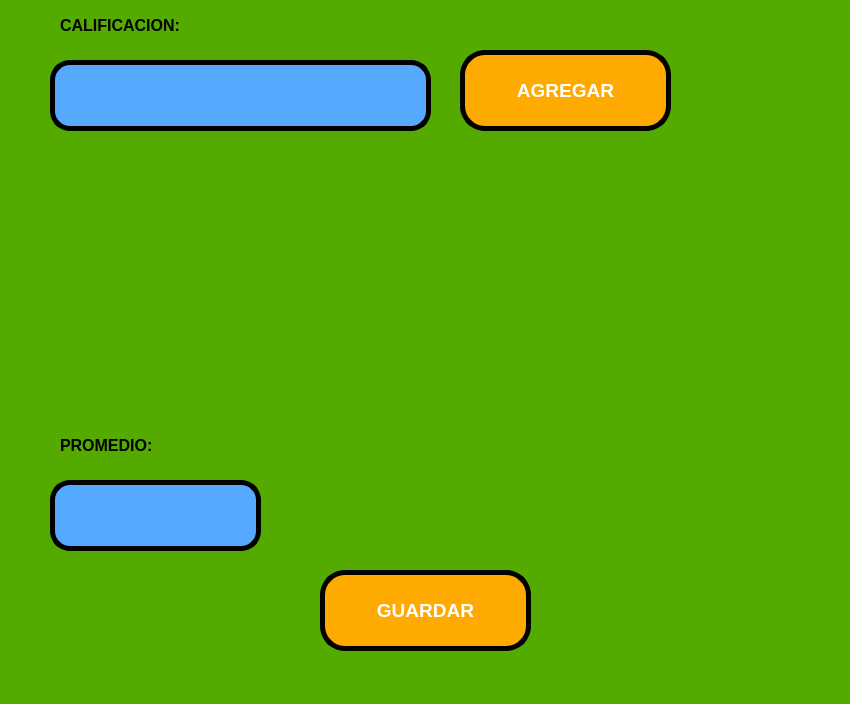
<?xml version="1.0" encoding="UTF-8"?>
<ui version="4.0">
 <class>MainWindow</class>
 <widget class="QMainWindow" name="MainWindow">
  <property name="geometry">
   <rect>
    <x>0</x>
    <y>0</y>
    <width>850</width>
    <height>704</height>
   </rect>
  </property>
  <property name="windowTitle">
   <string>MainWindow</string>
  </property>
  <property name="styleSheet">
   <string notr="true">background-color: rgb(85, 170, 0);</string>
  </property>
  <widget class="QWidget" name="centralwidget">
   <widget class="QPushButton" name="btn_Agregar">
    <property name="geometry">
     <rect>
      <x>460</x>
      <y>50</y>
      <width>211</width>
      <height>81</height>
     </rect>
    </property>
    <property name="font">
     <font>
      <pointsize>14</pointsize>
      <weight>75</weight>
      <bold>true</bold>
     </font>
    </property>
    <property name="layoutDirection">
     <enum>Qt::LeftToRight</enum>
    </property>
    <property name="styleSheet">
     <string notr="true">background-color: rgb(170, 85, 255);
background-color: rgb(255, 170, 0);
color: rgb(255, 255, 255);
border-radius: 25px;
border:  5px solid black;</string>
    </property>
    <property name="text">
     <string>AGREGAR</string>
    </property>
   </widget>
   <widget class="QLabel" name="label">
    <property name="geometry">
     <rect>
      <x>60</x>
      <y>0</y>
      <width>201</width>
      <height>51</height>
     </rect>
    </property>
    <property name="text">
     <string>&lt;html&gt;&lt;head/&gt;&lt;body&gt;&lt;p&gt;&lt;span style=&quot; font-size:12pt; font-weight:600;&quot;&gt;CALIFICACION:&lt;/span&gt;&lt;/p&gt;&lt;/body&gt;&lt;/html&gt;</string>
    </property>
   </widget>
   <widget class="QLineEdit" name="txt_Calif">
    <property name="geometry">
     <rect>
      <x>50</x>
      <y>60</y>
      <width>381</width>
      <height>71</height>
     </rect>
    </property>
    <property name="layoutDirection">
     <enum>Qt::LeftToRight</enum>
    </property>
    <property name="styleSheet">
     <string notr="true">background-color: rgb(85, 170, 255);
border-radius:20px;
border:  5px solid black;</string>
    </property>
    <property name="text">
     <string/>
    </property>
    <property name="alignment">
     <set>Qt::AlignCenter</set>
    </property>
   </widget>
   <widget class="QLineEdit" name="txt_Promedio">
    <property name="geometry">
     <rect>
      <x>50</x>
      <y>480</y>
      <width>211</width>
      <height>71</height>
     </rect>
    </property>
    <property name="layoutDirection">
     <enum>Qt::LeftToRight</enum>
    </property>
    <property name="styleSheet">
     <string notr="true">background-color: rgb(85, 170, 255);
border-radius:20px;
border:  5px solid black;</string>
    </property>
    <property name="text">
     <string/>
    </property>
    <property name="alignment">
     <set>Qt::AlignCenter</set>
    </property>
   </widget>
   <widget class="QLabel" name="label_4">
    <property name="geometry">
     <rect>
      <x>60</x>
      <y>420</y>
      <width>221</width>
      <height>51</height>
     </rect>
    </property>
    <property name="text">
     <string>&lt;html&gt;&lt;head/&gt;&lt;body&gt;&lt;p&gt;&lt;span style=&quot; font-size:12pt; font-weight:600;&quot;&gt;PROMEDIO:&lt;/span&gt;&lt;/p&gt;&lt;/body&gt;&lt;/html&gt;</string>
    </property>
   </widget>
   <widget class="QPushButton" name="btn_Guardar">
    <property name="geometry">
     <rect>
      <x>320</x>
      <y>570</y>
      <width>211</width>
      <height>81</height>
     </rect>
    </property>
    <property name="font">
     <font>
      <pointsize>14</pointsize>
      <weight>75</weight>
      <bold>true</bold>
     </font>
    </property>
    <property name="layoutDirection">
     <enum>Qt::LeftToRight</enum>
    </property>
    <property name="styleSheet">
     <string notr="true">background-color: rgb(170, 85, 255);
background-color: rgb(255, 170, 0);
color: rgb(255, 255, 255);
border-radius: 25px;
border:  5px solid black;</string>
    </property>
    <property name="text">
     <string>GUARDAR</string>
    </property>
   </widget>
   <zorder>label</zorder>
   <zorder>btn_Agregar</zorder>
   <zorder>txt_Calif</zorder>
   <zorder>txt_Promedio</zorder>
   <zorder>label_4</zorder>
   <zorder>btn_Guardar</zorder>
  </widget>
  <widget class="QMenuBar" name="menubar">
   <property name="geometry">
    <rect>
     <x>0</x>
     <y>0</y>
     <width>850</width>
     <height>26</height>
    </rect>
   </property>
  </widget>
  <widget class="QStatusBar" name="statusbar"/>
 </widget>
 <resources/>
 <connections/>
</ui>
